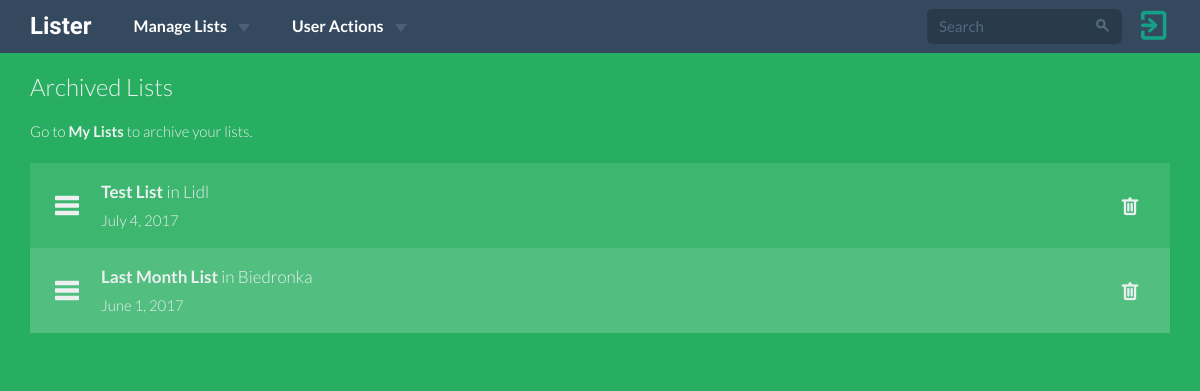
The page /lists/archive/ (signed in) on the database its author committed.
### lists/models.py (models this page shows, shortened)
class ShoppingList(models.Model):
    name = models.CharField(max_length=15)
    user = models.ForeignKey(User, on_delete=models.CASCADE)
    shop = models.CharField(max_length=15)
    date = models.DateField()
    timestamp = models.DateTimeField(auto_now_add=True, auto_now=False)
    archived = models.BooleanField(default=False)
    class Meta:
        ordering = ['-date']

### lists/views.py (the view)
class ShoppingListsArchiveView(LoginRequiredMixin, ListView):
    login_url = '/'
    redirect_field_name = 'redirect_to'
    template_name = 'lists/shopping_lists_archive.html'
    context_object_name = 'shopping_lists'
    def get_queryset(self):
        return ShoppingList.objects.filter(user=self.request.user) \
            .filter(archived=True)

### lists/templates/lists/shopping_lists_archive.html (shortened to what this page needs)
{% extends 'base.html' %} {% block head_title %}Archived Shopping Lists {% endblock %} {% block content %} {% load staticfiles %}
<div class="lists-wrapper archive">
    <div class="container">
        <div class="row">
            <div class="col-sm-12">
                <h6>Archived Lists</h6>
                <p class="list-desc"><small>Go to <strong><a href="{% url 'lists:shopping_lists_view' %}">My Lists</a></strong> to archive your lists.</small></p>
            </div>
            <div class="col-md-12">
                <ul class="lists-list">
                    {% for list in shopping_lists %}
                    <li>
                        <a href="{% url 'lists:shopping_list_detail_view' pk=list.pk %}">
                        <div class="todo-icon fui-list"></div>
                        <div class="todo-content">
                            <h4 class="todo-name">
                                <strong>{{ list.name }}</strong> in {{ list.shop }}
                            </h4>
                            <small>{{ list.date }}</small>
                        </div>
                        </a>
                        <form method="POST" action="{% url 'lists:shopping_list_delete_view' pk=list.pk %}">
                            <div class="todo-right pull-right">
                                <button><span class="fui-trash"></span></button>
                            </div>
                        </form>
                    </li>
                    {% endfor %}
                </ul>
            </div>
        </div>
    </div>
</div>
{% endblock %}

### static/css/custom.css (style rules this page uses)
html, body { height: 100%; width: 100%; padding: 0; margin: 0; }
.lists-wrapper { color: #ECF0F1; display: block; min-height: 100%; background: #2980B9; }
.archive { background: #27AE60; }
.lists-wrapper h6 { margin-top: 75px; font-weight: 300; margin-bottom: 30px; }
.lists-wrapper a { color: #ECF0F1; }
.lists-list { padding: 0; margin-bottom: 30px; }
.lists-list > li { padding: 15px 25px; height: auto; min-height: 85px; list-style-type: none; }
.lists-list > li:nth-child(odd) { background: rgba(255,255,255,0.1); }
.lists-list > li:nth-child(even) { background: rgba(255,255,255,0.2); }
.todo-icon { padding: 7px 22px 0 0; }
.todo-name { font-weight: 300; color: inherit; }
.todo-right { vertical-align:middle; line-height: 55px }
.todo-right > button { background: transparent; border: none; transition: 0.2s ease-in-out; }
.lists-wrapper .todo-content { float: left; font-weight: 300; padding-top: 4px; }
.list-desc { margin-top: -15px; font-weight: 300; }

### rows shown on the page
ShoppingList: name "Test List", shop "Lidl", date "July 4, 2017"
ShoppingList: name "Last Month List", shop "Biedronka", date "June 1, 2017"
